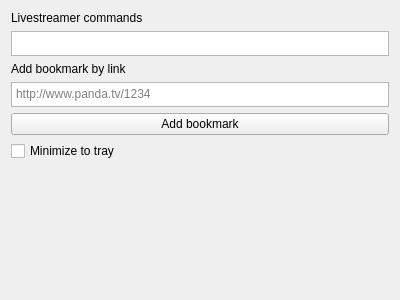
<?xml version="1.0" encoding="UTF-8"?>
<ui version="4.0">
 <class>FormSettings</class>
 <widget class="QWidget" name="FormSettings">
  <property name="geometry">
   <rect>
    <x>0</x>
    <y>0</y>
    <width>400</width>
    <height>300</height>
   </rect>
  </property>
  <property name="windowTitle">
   <string>Form</string>
  </property>
  <layout class="QVBoxLayout" name="verticalLayout">
   <item>
    <widget class="QLabel" name="m_labelLivestreamerCommands">
     <property name="text">
      <string>Livestreamer commands</string>
     </property>
    </widget>
   </item>
   <item>
    <widget class="QTextEdit" name="m_textboxFullLivestreamerCommand">
     <property name="sizePolicy">
      <sizepolicy hsizetype="Expanding" vsizetype="Preferred">
       <horstretch>0</horstretch>
       <verstretch>0</verstretch>
      </sizepolicy>
     </property>
     <property name="minimumSize">
      <size>
       <width>0</width>
       <height>25</height>
      </size>
     </property>
     <property name="maximumSize">
      <size>
       <width>16777215</width>
       <height>25</height>
      </size>
     </property>
     <property name="verticalScrollBarPolicy">
      <enum>Qt::ScrollBarAlwaysOff</enum>
     </property>
    </widget>
   </item>
   <item>
    <widget class="QLabel" name="m_labelAddBookmark">
     <property name="text">
      <string>Add bookmark by link</string>
     </property>
    </widget>
   </item>
   <item>
    <widget class="QTextEdit" name="m_textboxAddBookmark">
     <property name="sizePolicy">
      <sizepolicy hsizetype="Expanding" vsizetype="Preferred">
       <horstretch>0</horstretch>
       <verstretch>0</verstretch>
      </sizepolicy>
     </property>
     <property name="minimumSize">
      <size>
       <width>0</width>
       <height>25</height>
      </size>
     </property>
     <property name="maximumSize">
      <size>
       <width>16777215</width>
       <height>25</height>
      </size>
     </property>
     <property name="verticalScrollBarPolicy">
      <enum>Qt::ScrollBarAlwaysOff</enum>
     </property>
     <property name="placeholderText">
      <string>http://www.panda.tv/1234</string>
     </property>
    </widget>
   </item>
   <item>
    <widget class="QPushButton" name="m_buttonAddBookmark">
     <property name="text">
      <string>Add bookmark</string>
     </property>
    </widget>
   </item>
   <item>
    <widget class="QCheckBox" name="m_checkboxMinimizeToTray">
     <property name="text">
      <string>Minimize to tray</string>
     </property>
    </widget>
   </item>
   <item>
    <spacer name="verticalSpacer">
     <property name="orientation">
      <enum>Qt::Vertical</enum>
     </property>
     <property name="sizeHint" stdset="0">
      <size>
       <width>20</width>
       <height>226</height>
      </size>
     </property>
    </spacer>
   </item>
  </layout>
 </widget>
 <resources/>
 <connections/>
</ui>
